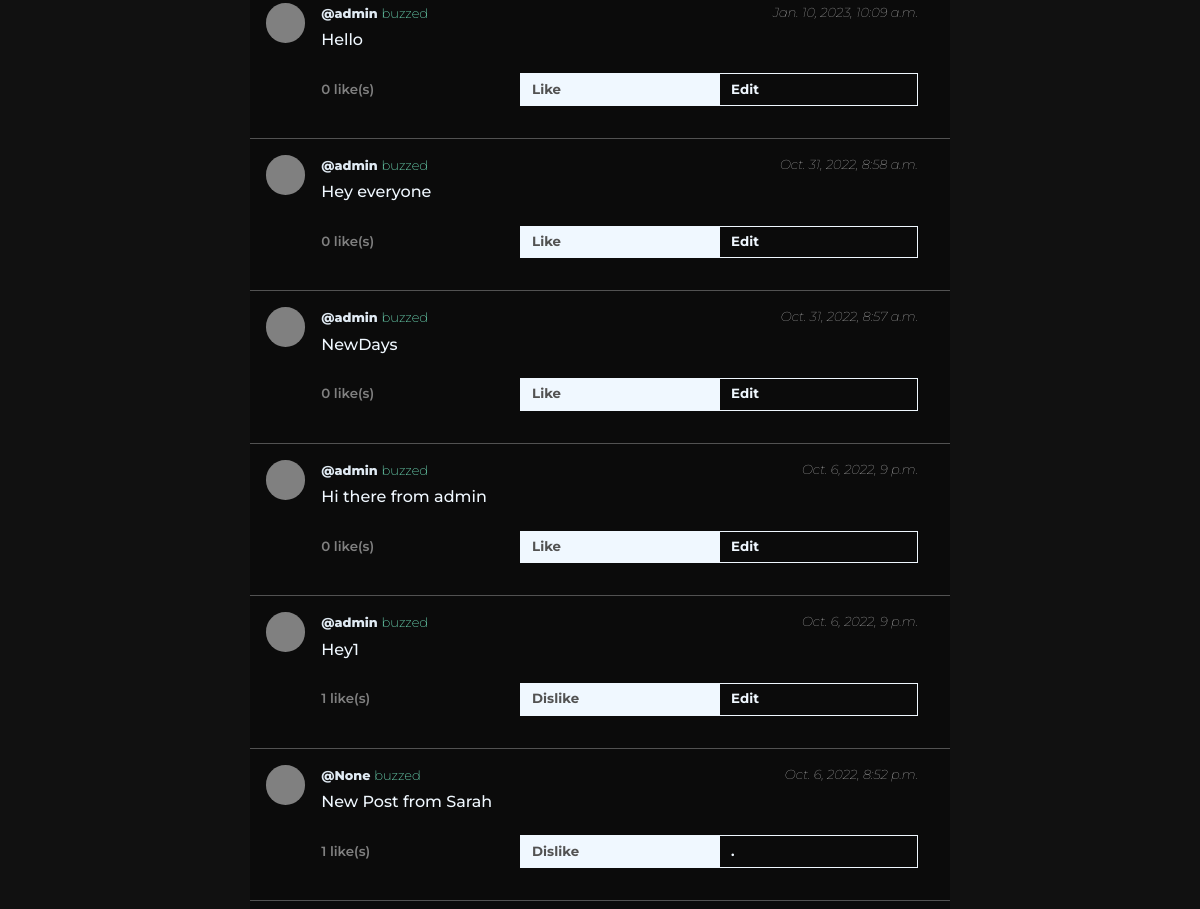
The app's page / (signed in, middle part), older data.
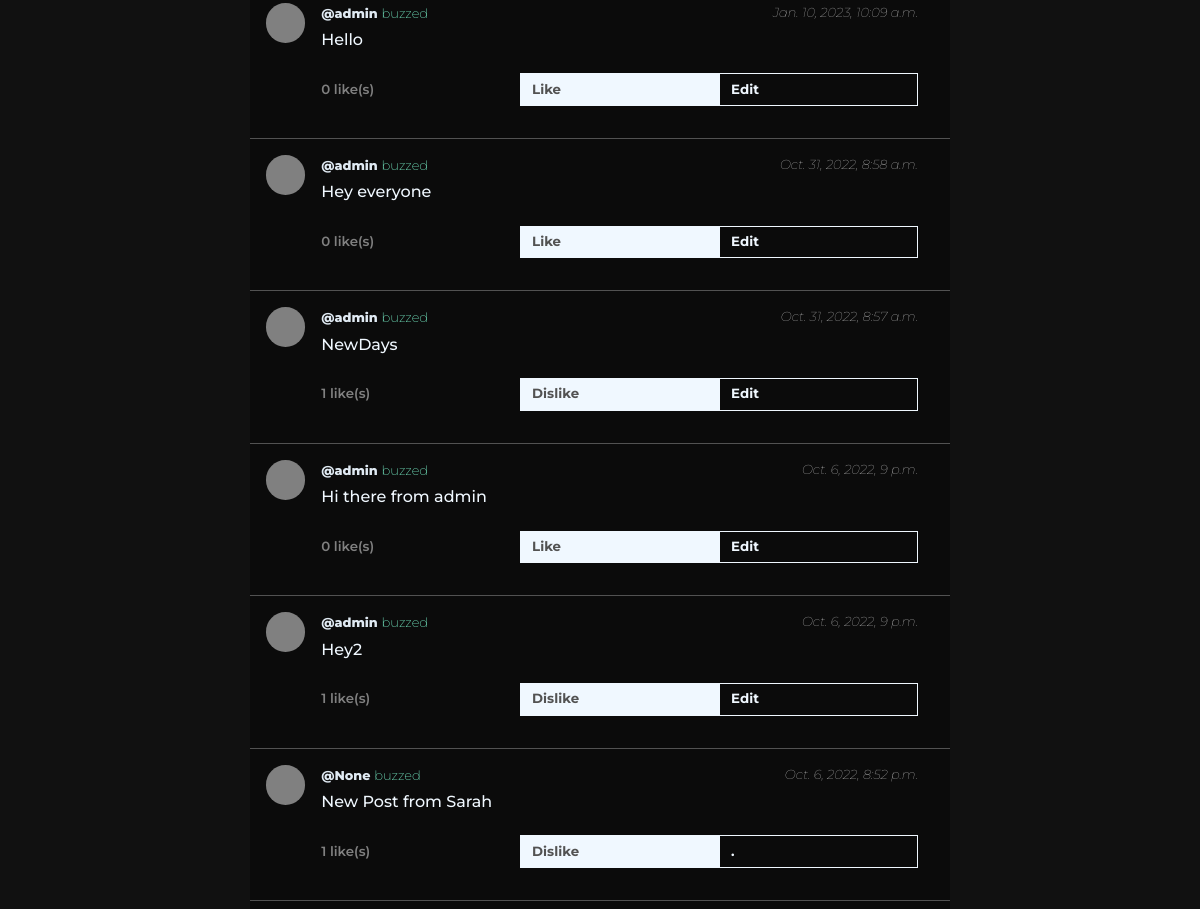
The same page, newer data.
### network/models.py (models this page shows, shortened)
class Post(models.Model):
    body = models.CharField(max_length =200)
    author = models.ForeignKey(Profile, on_delete=models.CASCADE, null=True, blank=True, related_name="posts")
    created_on = models.DateTimeField(auto_now_add =True)
    liked = models.ManyToManyField(Profile, null=True, blank=True, related_name="likes")
    class Meta:
        verbose_name = "post"
        verbose_name_plural = "posts"
    def __str__(self):
        return self.body.split(" ")[0]

class Profile(models.Model):
    user = models.ForeignKey(User, on_delete = models.CASCADE, related_name="get_profile")
    followers = models.ManyToManyField(User, related_name="get_followers")
    following = models.ManyToManyField(User, related_name="get_following")
    slug = models.SlugField(max_length=255, unique=True, null=True, blank=True)
    def __str__(self):
        return self.slug

### network/views.py (the view, shortened to what this page needs)
# urls.py: path("", views.index, name="index"),
def index(request):
    posts = Post.objects.all().order_by('-created_on')
    print(posts)
    paginator = Paginator(posts, 10)
    page_number = request.GET.get('page')
    page_obj = paginator.get_page(page_number)
    print(page_obj[0])
    form = NewPostForm()
    current_user = request.user
    user = request.user
    try:
        user_profile = get_object_or_404(Profile, user=user)
        return render(request, "network/index.html", {
            'posts': page_obj,
            'form': form,
            "user_profile": user_profile,
            "page_user": current_user.id
        })
    except:
        return HttpResponseRedirect('login')

### network/templates/network/index.html (shortened to what this page needs)
{% extends "network/layout.html" %}
{% load static %}
{% block body %}
    <div style="background-color: #f8f9fa; border-radius: 18px;" class="posts">
        {% for post in posts %}
        <div class="buzz-body" data-post-id= {{post.id}}>
            <div class="buzz-profile-pic"></div>
            <div class="buzz">
                <div style="display:flex; justify-content: space-between;">
                    <h6 class="buzz-cred"> <a href="{%url 'profile' post.author%}" style="color:#e0eaf3; font-weight:800; font-size:.8rem;">@{{post.author}} </a> <span style="font-size:13px; font-weight:200; color: aquamarine;">buzzed</span> </h6>
                    <i style="color:gainsboro;">{{post.created_on}}</i>
                </div>
                <div>
                    <h6 class="buzz-text">{{post.body}}</h6>
                    <div style="display:flex; padding: 1rem 0rem;">
                        <div style=" font-weight: 600; width:100%; color:gray; font-size:smaller; align-self:center;" class="post_like"><span id="like-count" class="like_count">{{post.liked.all.count}} </span>like(s)</div>
                        <div style="width:100%;">
                        {% if post in user_profile.likes.all %}
                        <button class="like_button" onclick="location.href='{%url 'like' post.id%}"> Dislike </button>
                        {% else %}
                        <button class="like_button" onclick="location.href='{%url 'like' post.id%}"> Like </button>
                        {%endif%}
                        </div>
                        <div style="width:100%;">
                        {% if post.author.user.id is page_user %}
                        <button class="edit_post edit-button" id="edit_post">Edit</button>
                        {% else  %}
                        <button class="edit-button" id="">.</button>
                        {% endif %}
                        </div>
                    </div>
                </div>
            </div>
        </div>
        {%endfor%}
    </div>
{% endblock %}

Row changes from the older to the newer data that the page shows:
computed for Post "NewDays": liked.all.count "0" → "1"; text "Like" → "Dislike"
changed Post: body "Hey1" → "Hey2"
